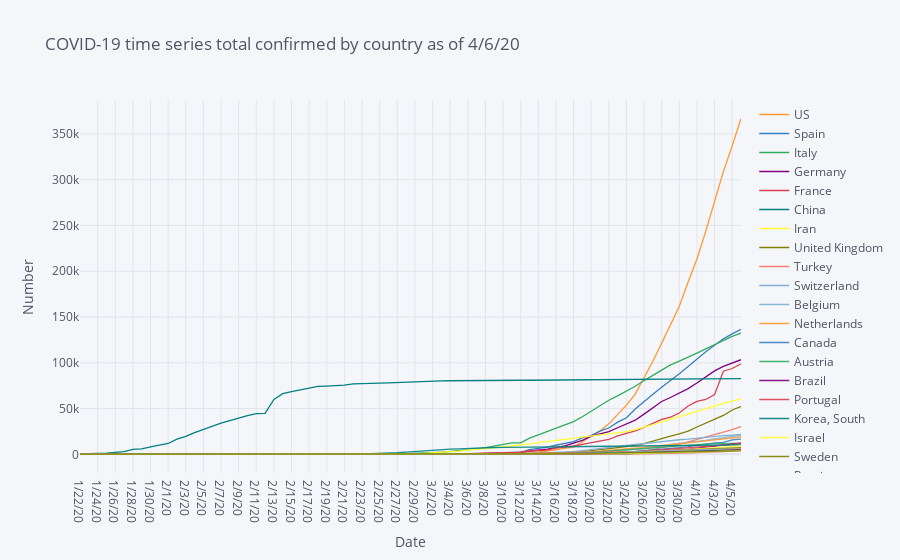

Notebook cell for this chart:
### Code cell
# Time series total confirmed by country

df=covid19_confirmed.groupby('Country/Region').sum().reset_index()
df_confirmed=df.sort_values(confirmed_latest,ascending=False).head(30).drop(['Lat', 'Long'],axis=1).set_index("Country/Region").T
fig = df_confirmed.iplot(asFigure=True, xTitle="Date", yTitle="Number", title=f'COVID-19 time series total confirmed by country as of {confirmed_latest}')
fig.show()
